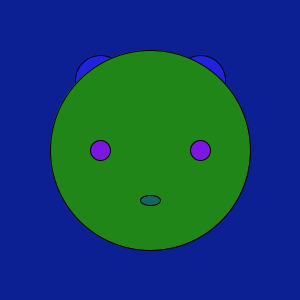
Frame 1 (no input)
Frame 60 (the mouse pressed at the canvas centre just before this capture): identical to frame 1, image omitted
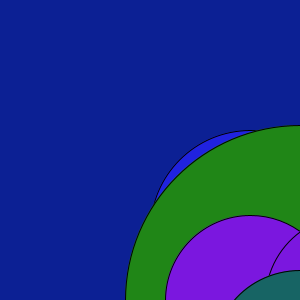
Frame 120 (the mouse held since frame 60 and released just before this capture)

The Processing sketch that drew these frames (run headless with seeded random() and noise(); from frame 60 on, the mouse is pressed at the canvas centre):

// Processing sketch: processing_57731
// ── processing_57731.pde

//Problem Set 3
//Question 5
//Karen Wan

void setup() {
  size (300, 300);
  smooth();
}

void draw() {
  background(12, 32, 148);
  rectMode(CENTER);
  if (mousePressed == true) { 
    //right ear
    fill(32, 34, 223);
    ellipse (200+mouseX, 80+mouseX, mouseY+50, mouseX+50);
    //left ear
    ellipse (100+mouseY, 80+mouseX, mouseX+50, mouseX+50);
    //head
    fill(32, 134, 23);
    ellipse(width/2+mouseY, width/2+mouseX, mouseY+200, mouseX+200);
    //left eye
    fill(123, 23, 223);
    ellipse(width/3+mouseX, height/2+mouseY, mouseY+20, mouseX+20);
    //right eye
    ellipse(width/3*2+mouseY, height/2+mouseY, mouseX+20, mouseY+20);
    //mouth
    fill(23, 100, 100);
    ellipse(width/2+mouseX, height/3*2+mouseX, mouseX+20, mouseX+10);
  }
  else {
    //right ear
    fill(32, 34, 223);
    ellipse (200, 80, 50, 50); 
    //left ear
    ellipse (100, 80, 50, 50); 
    //head
    fill(32, 134, 23);
    ellipse(width/2, width/2, 200, 200);
    //left eye
    fill(123, 23, 223);
    ellipse(width/3, height/2, 20, 20);
    //right eye
    ellipse(width/3*2, height/2, 20, 20);
    //mouth
    fill(23, 100, 100);
    ellipse(width/2, height/3*2, +20, 10);
  }
}
